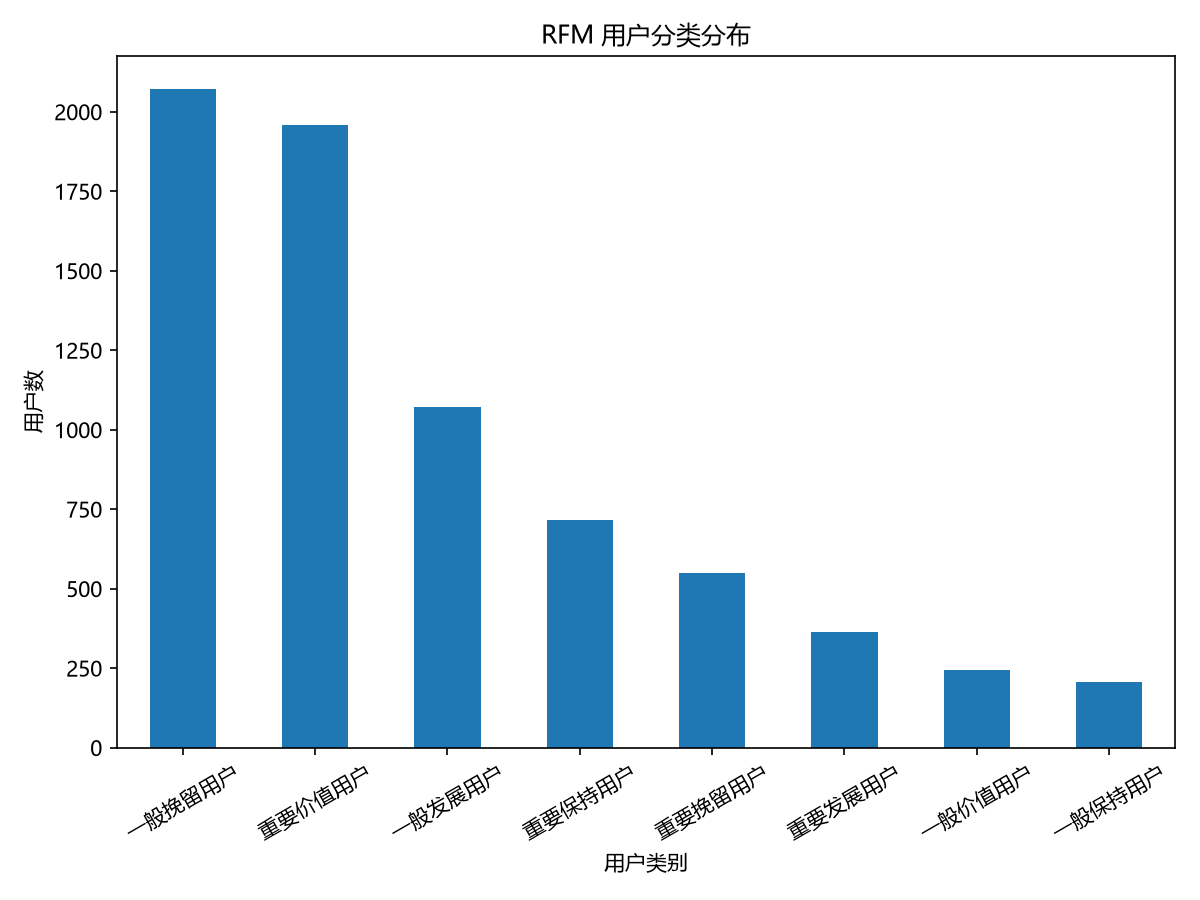

The script that saved this image:
import os
import pandas as pd
import matplotlib.pyplot as plt
import matplotlib
matplotlib.rcParams['font.sans-serif'] = ['Microsoft YaHei', 'SimHei']
matplotlib.rcParams['axes.unicode_minus'] = False

base = r'D:/学习作业/数据可视化/1《CDA 一级认证教材：商业数据分析》'
out = r'D:/学习作业/数据可视化/第2章'
os.makedirs(out, exist_ok=True)

df = pd.read_excel(os.path.join(base, '第2章 数据分析方法/1、分析的基础范式/data-无答案/1-2RFM模型.xlsx'), sheet_name='原始数据')
df['销售日期'] = pd.to_datetime(df['销售日期'])

now = df['销售日期'].max()

rfm = df.groupby('用户编号').agg(
    R=('销售日期', lambda x: (now - x.max()).days),
    F=('流水号', 'count'),
    M=('销售金额', 'sum')
).reset_index()

r_med = rfm['R'].median()
f_med = rfm['F'].median()
m_med = rfm['M'].median()

rfm['R高'] = (rfm['R'] <= r_med).astype(int)
rfm['F高'] = (rfm['F'] > f_med).astype(int)
rfm['M高'] = (rfm['M'] > m_med).astype(int)

def classify(row):
    r, f, m = row['R高'], row['F高'], row['M高']
    if r == 1 and f == 1 and m == 1:
        return '重要价值用户'
    if r == 1 and f == 0 and m == 1:
        return '重要发展用户'
    if r == 0 and f == 1 and m == 1:
        return '重要保持用户'
    if r == 0 and f == 0 and m == 1:
        return '重要挽留用户'
    if r == 1 and f == 1 and m == 0:
        return '一般价值用户'
    if r == 1 and f == 0 and m == 0:
        return '一般发展用户'
    if r == 0 and f == 1 and m == 0:
        return '一般保持用户'
    return '一般挽留用户'

rfm['用户类别'] = rfm.apply(classify, axis=1)

cat = rfm['用户类别'].value_counts()
fig, ax = plt.subplots(figsize=(8, 6))
cat.plot(kind='bar', ax=ax, color='#1f77b4')
ax.set_title('RFM 用户分类分布')
ax.set_xlabel('用户类别')
ax.set_ylabel('用户数')
plt.xticks(rotation=30)
plt.tight_layout()
plt.savefig(os.path.join(out, '第2章_RFM模型.png'), dpi=150)
plt.show()

print(cat)
